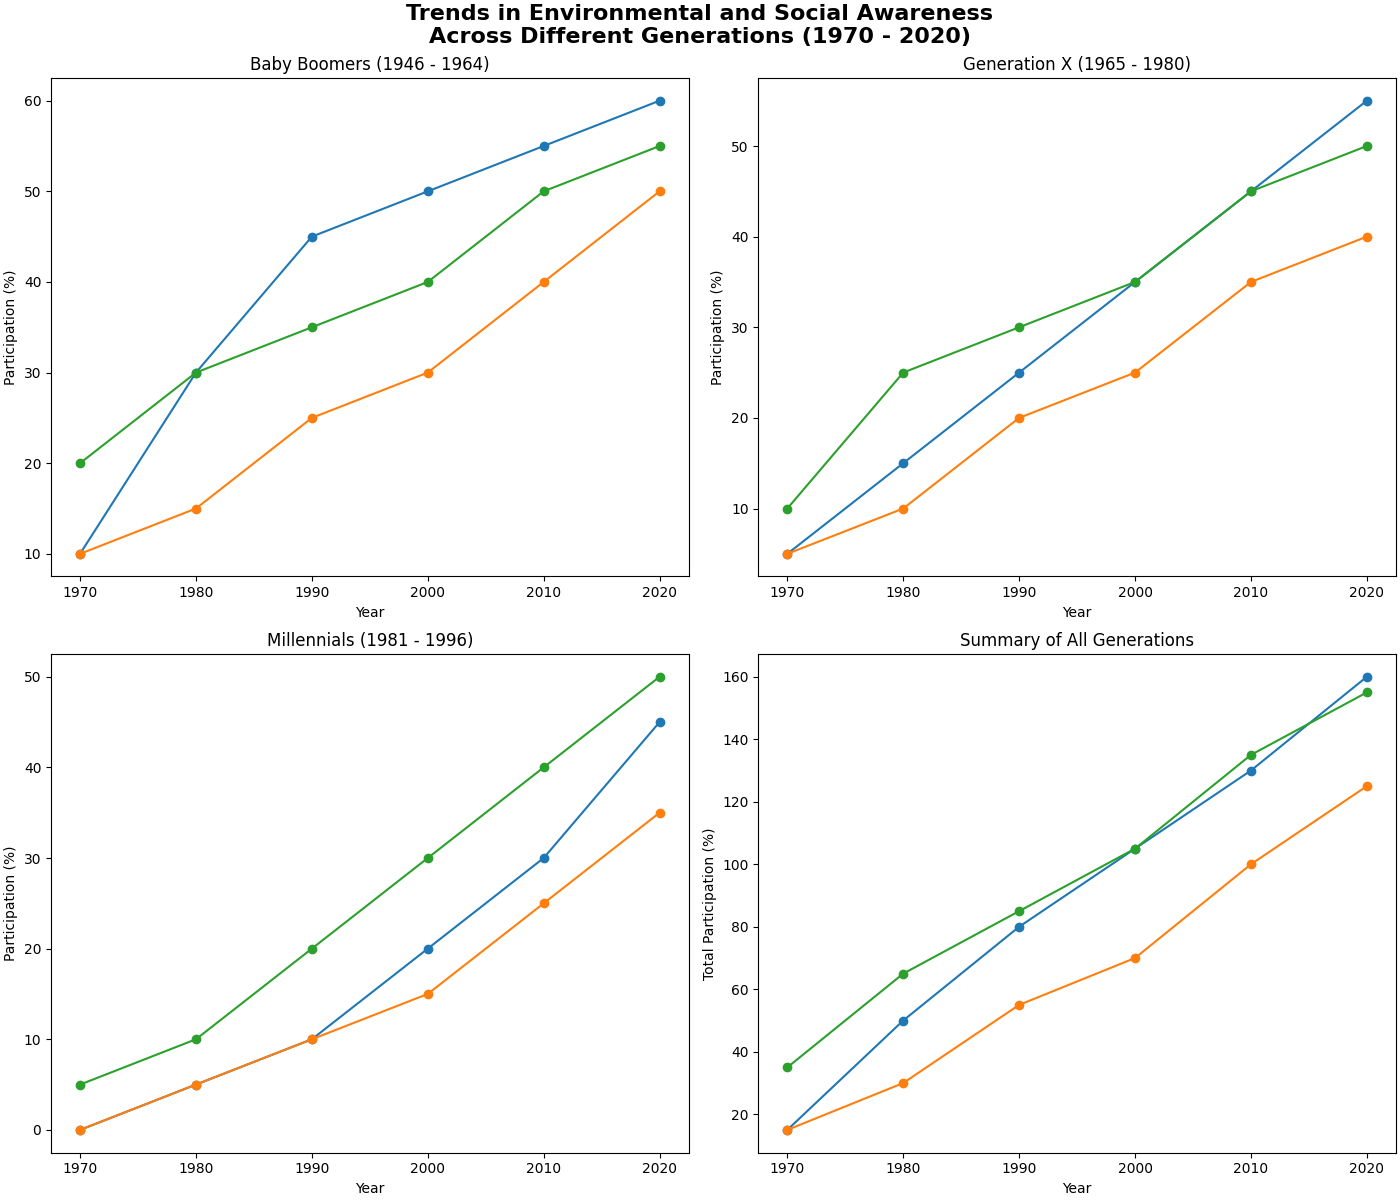

This figure's Python source:
import matplotlib.pyplot as plt
import numpy as np

years = np.arange(1970, 2021, 10)

recycling_boomers = [10, 30, 45, 50, 55, 60]
volunteering_boomers = [10, 15, 25, 30, 40, 50]
fitness_boomers = [20, 30, 35, 40, 50, 55]

recycling_genx = [5, 15, 25, 35, 45, 55]
volunteering_genx = [5, 10, 20, 25, 35, 40]
fitness_genx = [10, 25, 30, 35, 45, 50]

recycling_millennials = [0, 5, 10, 20, 30, 45]
volunteering_millennials = [0, 5, 10, 15, 25, 35]
fitness_millennials = [5, 10, 20, 30, 40, 50]

fig, axs = plt.subplots(2, 2, figsize=(14, 12), constrained_layout=True)

axs[0, 0].plot(years, recycling_boomers, marker='o')
axs[0, 0].plot(years, volunteering_boomers, marker='o')
axs[0, 0].plot(years, fitness_boomers, marker='o')
axs[0, 0].set_title('Baby Boomers (1946 - 1964)')
axs[0, 0].set_xlabel('Year')
axs[0, 0].set_ylabel('Participation (%)')

axs[0, 1].plot(years, recycling_genx, marker='o')
axs[0, 1].plot(years, volunteering_genx, marker='o')
axs[0, 1].plot(years, fitness_genx, marker='o')
axs[0, 1].set_title('Generation X (1965 - 1980)')
axs[0, 1].set_xlabel('Year')
axs[0, 1].set_ylabel('Participation (%)')

axs[1, 0].plot(years, recycling_millennials, marker='o')
axs[1, 0].plot(years, volunteering_millennials, marker='o')
axs[1, 0].plot(years, fitness_millennials, marker='o')
axs[1, 0].set_title('Millennials (1981 - 1996)')
axs[1, 0].set_xlabel('Year')
axs[1, 0].set_ylabel('Participation (%)')

axs[1, 1].plot(years, np.array(recycling_boomers) + np.array(recycling_genx) + np.array(recycling_millennials), 
               marker='o')
axs[1, 1].plot(years, np.array(volunteering_boomers) + np.array(volunteering_genx) + np.array(volunteering_millennials), 
               marker='o')
axs[1, 1].plot(years, np.array(fitness_boomers) + np.array(fitness_genx) + np.array(fitness_millennials), 
               marker='o')
axs[1, 1].set_title('Summary of All Generations')
axs[1, 1].set_xlabel('Year')
axs[1, 1].set_ylabel('Total Participation (%)')

fig.suptitle('Trends in Environmental and Social Awareness\nAcross Different Generations (1970 - 2020)', weight='bold', size=16)

plt.show()
